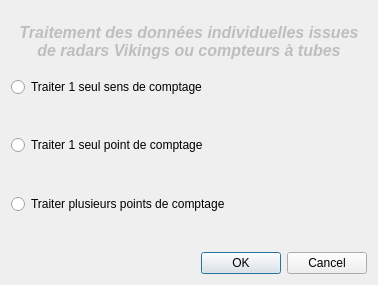
<?xml version="1.0" encoding="UTF-8"?>
<ui version="4.0">
 <class>CeremaSoComptagesDialogTraiterPointComptage</class>
 <widget class="QDialog" name="CeremaSoComptagesDialogTraiterPointComptage">
  <property name="geometry">
   <rect>
    <x>0</x>
    <y>0</y>
    <width>378</width>
    <height>285</height>
   </rect>
  </property>
  <property name="windowTitle">
   <string>Dialog</string>
  </property>
  <layout class="QGridLayout" name="gridLayout">
   <item row="1" column="0">
    <layout class="QVBoxLayout" name="verticalLayout">
     <item>
      <widget class="QRadioButton" name="radioButtonTraiterCpt1Fichier">
       <property name="text">
        <string>Traiter 1 seul sens de comptage</string>
       </property>
      </widget>
     </item>
     <item>
      <widget class="QgsFileWidget" name="mQgsFileWidgetTraiter1sens">
       <property name="enabled">
        <bool>false</bool>
       </property>
       <property name="font">
        <font>
         <family>Arial</family>
         <italic>true</italic>
        </font>
       </property>
       <property name="toolTip">
        <string/>
       </property>
       <property name="styleSheet">
        <string notr="true">color: rgb(127, 127, 127);</string>
       </property>
       <property name="dialogTitle">
        <string>Choisir le fichier</string>
       </property>
       <property name="storageMode">
        <enum>QgsFileWidget::GetMultipleFiles</enum>
       </property>
      </widget>
     </item>
     <item>
      <widget class="QRadioButton" name="radioButtonTraiterCpt1point">
       <property name="enabled">
        <bool>true</bool>
       </property>
       <property name="text">
        <string>Traiter 1 seul point de comptage</string>
       </property>
      </widget>
     </item>
     <item>
      <widget class="QgsFileWidget" name="mQgsFileWidgetTraiter1Point">
       <property name="enabled">
        <bool>false</bool>
       </property>
       <property name="storageMode">
        <enum>QgsFileWidget::GetDirectory</enum>
       </property>
       <property name="options">
        <set>QFileDialog::ShowDirsOnly</set>
       </property>
      </widget>
     </item>
     <item>
      <widget class="QRadioButton" name="radioButtonTraiterCptPlusieursPt">
       <property name="enabled">
        <bool>true</bool>
       </property>
       <property name="text">
        <string>Traiter plusieurs points de comptage</string>
       </property>
      </widget>
     </item>
     <item>
      <widget class="QgsFileWidget" name="mQgsFileWidgetTraiterPlusieursPoints">
       <property name="enabled">
        <bool>false</bool>
       </property>
       <property name="storageMode">
        <enum>QgsFileWidget::GetDirectory</enum>
       </property>
       <property name="options">
        <set>QFileDialog::ShowDirsOnly</set>
       </property>
      </widget>
     </item>
    </layout>
   </item>
   <item row="2" column="0">
    <widget class="QDialogButtonBox" name="buttonBox">
     <property name="orientation">
      <enum>Qt::Horizontal</enum>
     </property>
     <property name="standardButtons">
      <set>QDialogButtonBox::Cancel|QDialogButtonBox::Ok</set>
     </property>
    </widget>
   </item>
   <item row="0" column="0">
    <widget class="QLabel" name="label">
     <property name="enabled">
      <bool>false</bool>
     </property>
     <property name="maximumSize">
      <size>
       <width>16777215</width>
       <height>60</height>
      </size>
     </property>
     <property name="font">
      <font>
       <family>Arial</family>
       <pointsize>12</pointsize>
       <weight>75</weight>
       <italic>true</italic>
       <bold>true</bold>
      </font>
     </property>
     <property name="text">
      <string>Traitement des données individuelles issues de radars Vikings ou compteurs à tubes</string>
     </property>
     <property name="alignment">
      <set>Qt::AlignCenter</set>
     </property>
     <property name="wordWrap">
      <bool>true</bool>
     </property>
     <property name="margin">
      <number>5</number>
     </property>
    </widget>
   </item>
  </layout>
 </widget>
 <customwidgets>
  <customwidget>
   <class>QgsFileWidget</class>
   <extends>QWidget</extends>
   <header>qgsfilewidget.h</header>
  </customwidget>
 </customwidgets>
 <resources/>
 <connections>
  <connection>
   <sender>buttonBox</sender>
   <signal>accepted()</signal>
   <receiver>CeremaSoComptagesDialogTraiterPointComptage</receiver>
   <slot>accept()</slot>
   <hints>
    <hint type="sourcelabel">
     <x>248</x>
     <y>254</y>
    </hint>
    <hint type="destinationlabel">
     <x>157</x>
     <y>274</y>
    </hint>
   </hints>
  </connection>
  <connection>
   <sender>buttonBox</sender>
   <signal>rejected()</signal>
   <receiver>CeremaSoComptagesDialogTraiterPointComptage</receiver>
   <slot>reject()</slot>
   <hints>
    <hint type="sourcelabel">
     <x>316</x>
     <y>260</y>
    </hint>
    <hint type="destinationlabel">
     <x>286</x>
     <y>274</y>
    </hint>
   </hints>
  </connection>
 </connections>
</ui>
